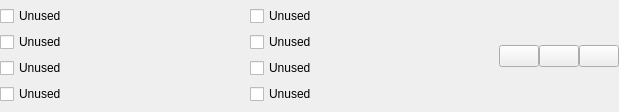
<?xml version="1.0" encoding="UTF-8"?>
<ui version="4.0">
 <class>ParamEditBitfield</class>
 <widget class="QWidget" name="ParamEditBitfield">
  <property name="geometry">
   <rect>
    <x>0</x>
    <y>0</y>
    <width>619</width>
    <height>112</height>
   </rect>
  </property>
  <property name="windowTitle">
   <string>Form</string>
  </property>
  <layout class="QHBoxLayout" name="horizontalLayout">
   <property name="spacing">
    <number>0</number>
   </property>
   <property name="leftMargin">
    <number>0</number>
   </property>
   <property name="topMargin">
    <number>0</number>
   </property>
   <property name="rightMargin">
    <number>0</number>
   </property>
   <property name="bottomMargin">
    <number>0</number>
   </property>
   <item>
    <layout class="QGridLayout" name="gridLayout">
     <item row="0" column="0">
      <widget class="QCheckBox" name="b0Box">
       <property name="text">
        <string>Unused</string>
       </property>
      </widget>
     </item>
     <item row="0" column="1">
      <widget class="QCheckBox" name="b1Box">
       <property name="text">
        <string>Unused</string>
       </property>
      </widget>
     </item>
     <item row="1" column="0">
      <widget class="QCheckBox" name="b2Box">
       <property name="text">
        <string>Unused</string>
       </property>
      </widget>
     </item>
     <item row="1" column="1">
      <widget class="QCheckBox" name="b3Box">
       <property name="text">
        <string>Unused</string>
       </property>
      </widget>
     </item>
     <item row="2" column="0">
      <widget class="QCheckBox" name="b4Box">
       <property name="text">
        <string>Unused</string>
       </property>
      </widget>
     </item>
     <item row="2" column="1">
      <widget class="QCheckBox" name="b5Box">
       <property name="text">
        <string>Unused</string>
       </property>
      </widget>
     </item>
     <item row="3" column="0">
      <widget class="QCheckBox" name="b6Box">
       <property name="text">
        <string>Unused</string>
       </property>
      </widget>
     </item>
     <item row="3" column="1">
      <widget class="QCheckBox" name="b7Box">
       <property name="text">
        <string>Unused</string>
       </property>
      </widget>
     </item>
    </layout>
   </item>
   <item>
    <widget class="QPushButton" name="readButton">
     <property name="sizePolicy">
      <sizepolicy hsizetype="Fixed" vsizetype="Fixed">
       <horstretch>0</horstretch>
       <verstretch>0</verstretch>
      </sizepolicy>
     </property>
     <property name="toolTip">
      <string>Read current setting</string>
     </property>
     <property name="text">
      <string/>
     </property>
    </widget>
   </item>
   <item>
    <widget class="QPushButton" name="readDefaultButton">
     <property name="sizePolicy">
      <sizepolicy hsizetype="Fixed" vsizetype="Fixed">
       <horstretch>0</horstretch>
       <verstretch>0</verstretch>
      </sizepolicy>
     </property>
     <property name="toolTip">
      <string>Read default setting</string>
     </property>
     <property name="text">
      <string/>
     </property>
    </widget>
   </item>
   <item>
    <widget class="QPushButton" name="helpButton">
     <property name="sizePolicy">
      <sizepolicy hsizetype="Fixed" vsizetype="Fixed">
       <horstretch>0</horstretch>
       <verstretch>0</verstretch>
      </sizepolicy>
     </property>
     <property name="toolTip">
      <string>Show help</string>
     </property>
     <property name="text">
      <string/>
     </property>
    </widget>
   </item>
  </layout>
 </widget>
 <resources/>
 <connections/>
</ui>
